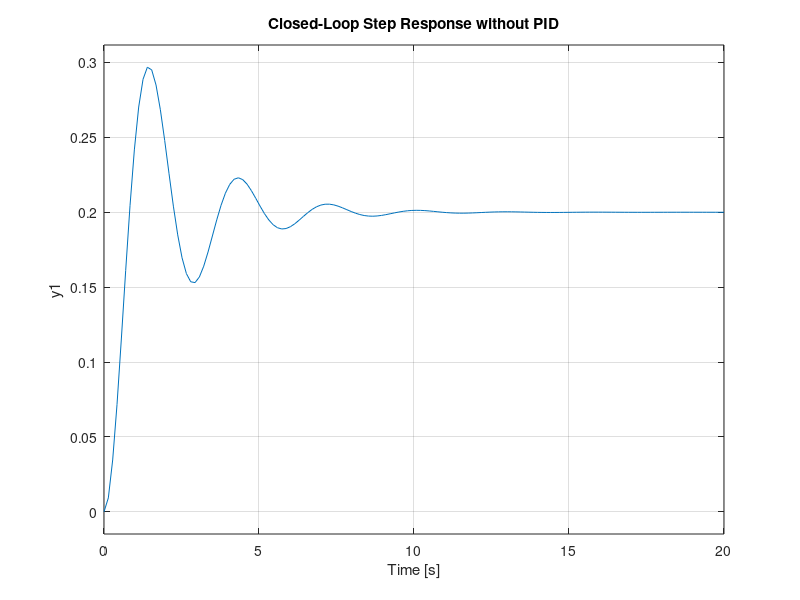
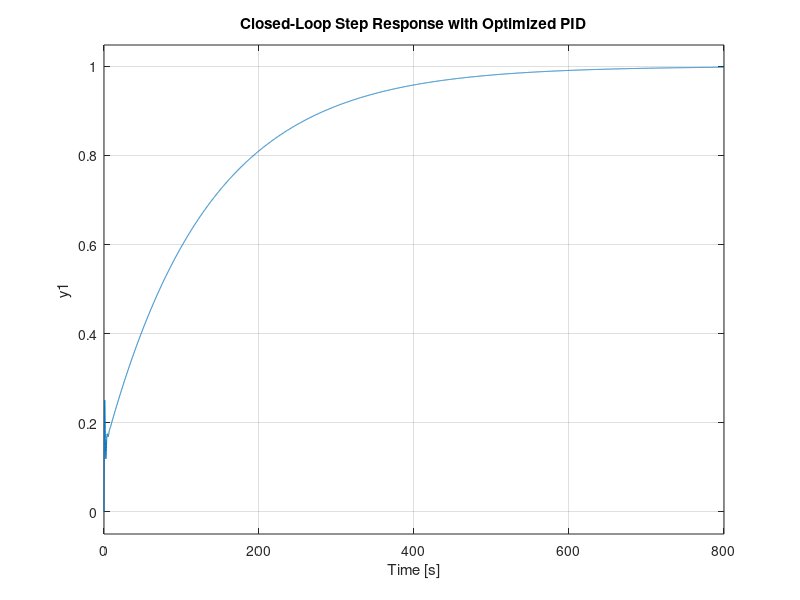

Recreate these plots in MATLAB, in order.
clc;
close all;
clear all;
% Objective function to minimize (e.g., Integral of Absolute Error)
function J = pidObjective(params, sys)
    Kp = params(1);
    Ki = params(2);
    Kd = params(3);
    pidController = pid(Kp, Ki, Kd);
    closed_loop_sys = feedback(pidController * sys, 1);
    [y , t] = step(closed_loop_sys);
    error = 1 - y; % Assume setpoint is 1
    J = sum(abs(error)); % Integral of Absolute Error
end

% Genetic Algorithm for PID Tuning
populationSize = 50; % Number of chromosomes
numGenes = 3; % Number of genes in each chromosome (Kp, Ki, Kd)
numGenerations = 100; % Number of generations
crossoverRate = 0.8; % Probability of crossover
mutationRate = 0.01; % Probability of mutation
a = 0.1; % lower limit of a gene
b = 10 ; %upper limit of a gene

% Initialize population
population = rand(populationSize, numGenes);
sys = tf(1, [1 1 4]); % Example system
closed_loop = feedback(sys, 1); %closed loop without PID
figure;
step(closed_loop);
title('Closed-Loop Step Response without PID');

for generation = 1:numGenerations
    % Evaluate fitness
    fitness = zeros(populationSize, 1);
    for i = 1:populationSize
        fitness(i) = pidObjective(population(i, :), sys);
    end
    
    % Selection (roulette wheel selection)
    totalFitness = sum(fitness);
    selectionProb = fitness / totalFitness;
    selectedIndices = randsample(1:populationSize, populationSize, true, selectionProb);
    selectedPopulation = population(selectedIndices, :);
    
    % Crossover
    for i = 1:2:populationSize
        if rand < crossoverRate
            crossoverPoint = randi([1, numGenes-1]);
            offspring1 = [selectedPopulation(i, 1:crossoverPoint), selectedPopulation(i+1, crossoverPoint+1:end)];
            offspring2 = [selectedPopulation(i+1, 1:crossoverPoint), selectedPopulation(i, crossoverPoint+1:end)];
            selectedPopulation(i, :) = offspring1;
            selectedPopulation(i+1, :) = offspring2;
        end
    end
    
     % Mutation (can be ignored also)
    for i = 1:populationSize
        for j = 1:numGenes
            if rand < mutationRate
                selectedPopulation(i, j) = a + (b-a) * rand;
            end
        end
    end

    % Replace old population with new population
    population = selectedPopulation;
    
    % Check for convergence (optional)
    if max(fitness) > 0.95 %fitness above which solution will be acceptable
        break;
    end
end

% Find the best solution
[~, bestIndex] = min(fitness);
bestParams = population(bestIndex, :);

% Display optimal parameters
Kp_opt = bestParams(1);
Ki_opt = bestParams(2);
Kd_opt = bestParams(3);
fprintf('Optimized PID parameters:\n');
fprintf('Kp = %.2f\n', Kp_opt);
fprintf('Ki = %.2f\n', Ki_opt);
fprintf('Kd = %.2f\n', Kd_opt);

% Simulate the optimized PID controller
pid_opt = pid(Kp_opt, Ki_opt, Kd_opt);
closed_loop_opt = feedback(pid_opt * sys, 1);
figure;
step(closed_loop_opt);
title('Closed-Loop Step Response with Optimized PID');
grid on;
